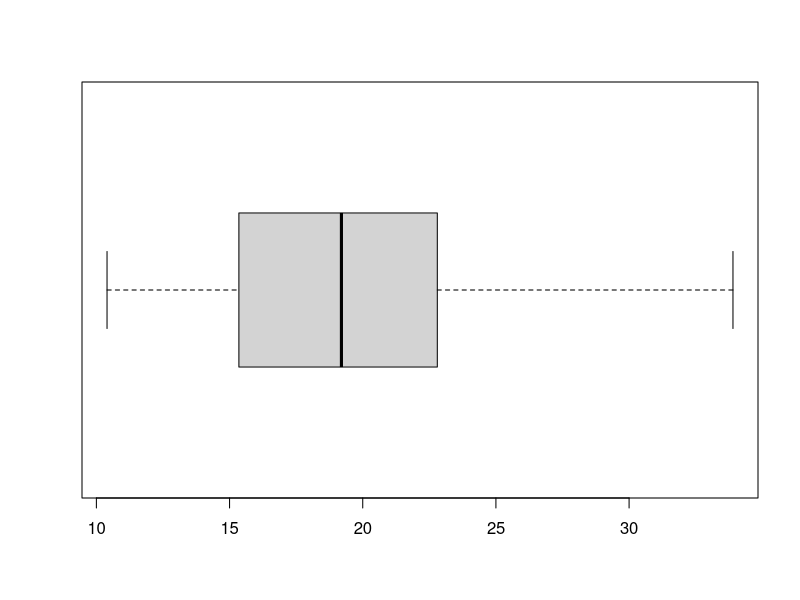
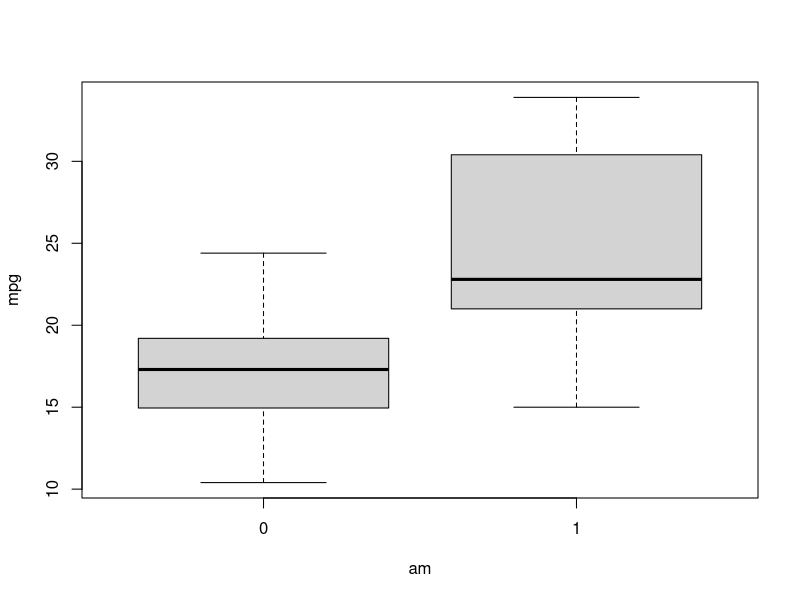
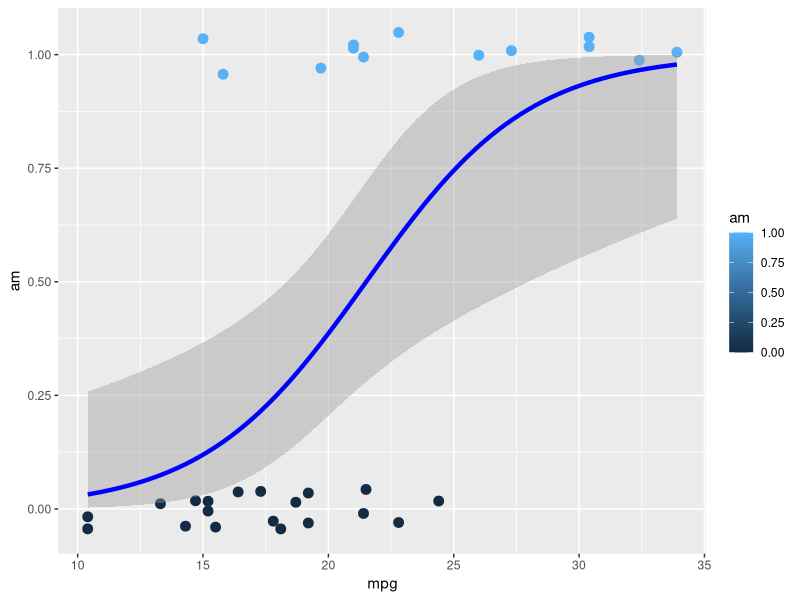
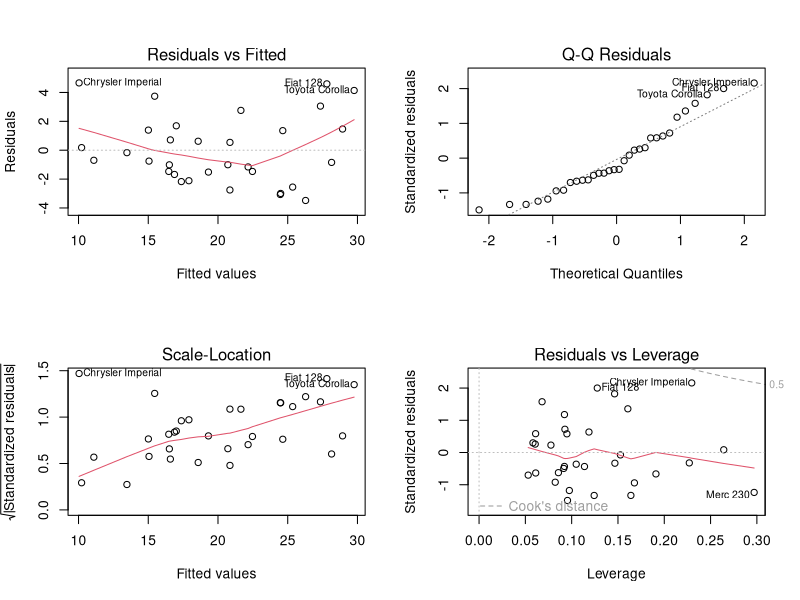
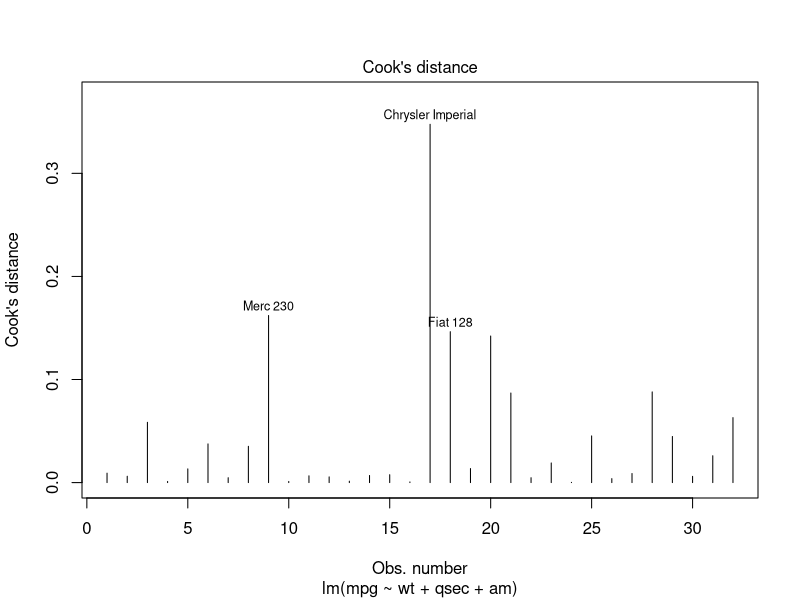
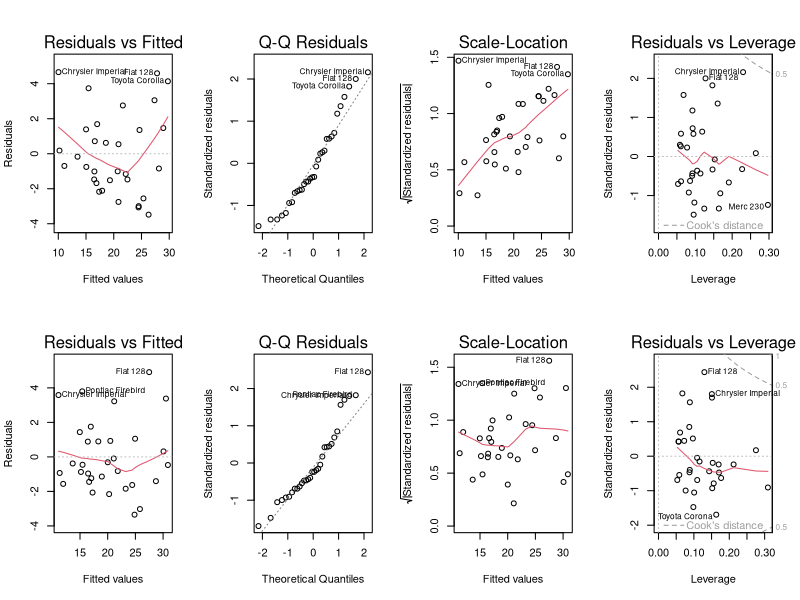
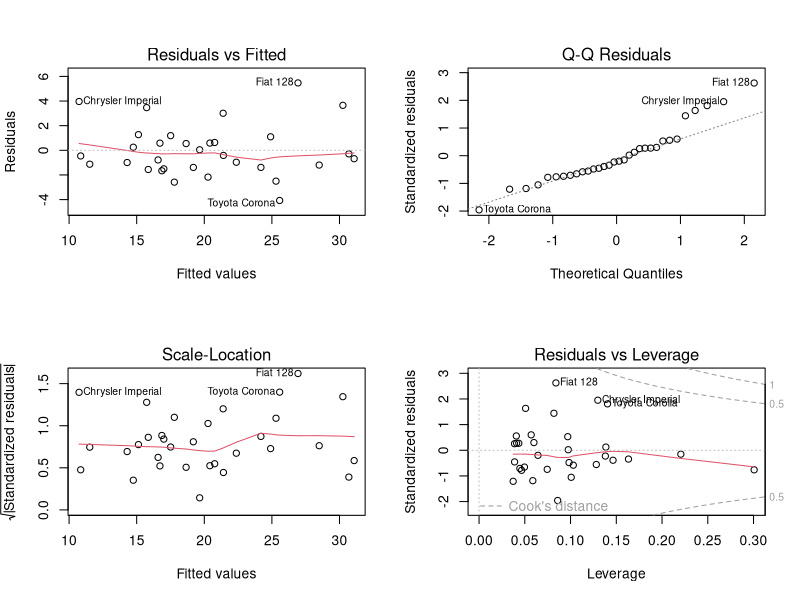

Write R code to recreate these figures, in order.
## ---- chunk 1
knitr::opts_chunk$set(echo = TRUE)
## ---- chunk 2
library(dplyr)
data(mtcars)
head(mtcars)
## ---- chunk 3
summary(mtcars)
table(mtcars$am)
boxplot(mtcars$mpg, horizontal=TRUE)
boxplot(data = mtcars, mpg ~ am)
## ---- chunk 4
mod1 <- glm(formula = am ~ mpg, family = binomial, data = mtcars)
library(ggplot2)
ggplot(data = mtcars, aes(x = mpg, y = am)) + 
	geom_point(aes(color = am), 
		   size = 3, 
		   position = position_jitter(height = 0.05, width = 0)) + 
	stat_smooth(method = "glm", 
		    method.args = list(family = "binomial"), 
		    se = TRUE, 
		    color = "blue", linewidth = 1.5)
summary(mod1)
## ---- chunk 5
confint(mod1)
## ---- chunk 6
library(MASS)
mod2 <- lm(formula = mpg ~ ., data = mtcars) %>% step(direction='backward', trace=0)
summary(mod2)
## ---- chunk 7
library(car)
mod2 %>% vif
mod2 %>% confint
## ---- chunk 8
mod3 <- lm(formula = mpg ~ wt + qsec, data=mtcars)
summary(mod3)
## ---- chunk 9
mod3 %>% vif
## ---- chunk 10
anova(mod2, mod3)
AIC(mod2, mod3)
## ---- chunk 11
mod2 %>% summary
## ---- chunk 12
par(mfrow=c(2,2))
plot(mod2)
## ---- chunk 13
par(mfrow=c(1,1))
plot(mod2, which=4)
## ---- chunk 14
mod4 <- lm(mpg ~ log(wt) + qsec + am, data=mtcars)
par(mfrow=c(2,4))
mod2 %>% plot
mod4 %>% plot
## ---- chunk 15
AIC(mod2, mod4)
mod2 %>% vif
mod4 %>% vif
## ---- chunk 16
mod4 %>% summary
mod4 %>% confint
## ---- chunk 17
mod5 <- lm(mpg ~ log(wt) + qsec, mtcars)
mod5 %>% summary
par(mfrow=c(2,2))
mod5 %>% plot
anova(mod4, mod5)
